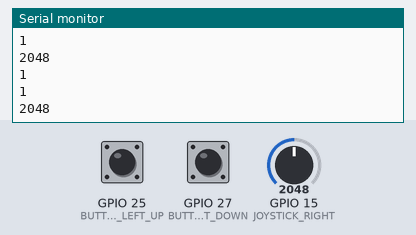
A sketch run on a simulated ESP32. Parts: the last lines printed to the serial monitor. The inputs (shaded band) are chosen by the test bench; at power-on: GPIO 15 (JOYSTICK_RIGHT) = 2048, GPIO 25 (BUTTON_LEFT_UP) HIGH, GPIO 27 (BUTTON_LEFT_DOWN) HIGH.

Above: at 1.8 s.
1.9 s: GPIO 15 (JOYSTICK_RIGHT) set to 2866
At 2.3 s:
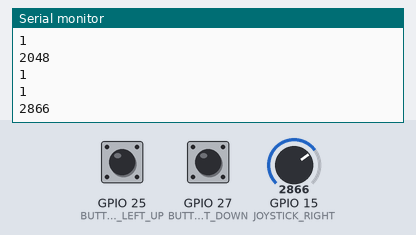
3.4 s: GPIO 25 (BUTTON_LEFT_UP) pulled LOW for 1.2 s
6.1 s: GPIO 15 (JOYSTICK_RIGHT) set to 3603
At 7.4 s:
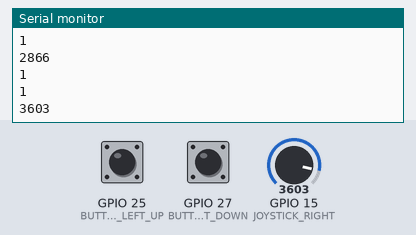
Timing chart, 0 to 9.1 s (numbered marks = the images above; inputs shaded):
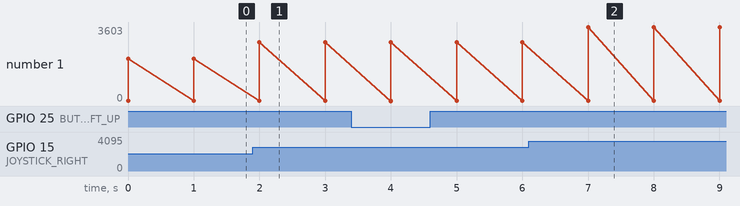

The sketch:

knap_debug.ino
```cpp
#define BUTTON_LEFT_UP 25
#define BUTTON_LEFT_DOWN 27
#define JOYSTICK_RIGHT 15

void setup() {
  Serial.begin(9600);

  // Initialize buttons
  pinMode(BUTTON_LEFT_UP, INPUT_PULLUP);
  pinMode(BUTTON_LEFT_DOWN, INPUT_PULLUP);
}

void loop() {
  // put your main code here, to run repeatedly:
  Serial.println(digitalRead(BUTTON_LEFT_UP));
  Serial.println(digitalRead(BUTTON_LEFT_DOWN));
  Serial.println(analogRead(JOYSTICK_RIGHT));
  delay(1000);

}
```

Measured:
- after the input at 1.9 s, the serial monitor: prints a new line after 0.10 s (image 1)
- after the input at 6.1 s, the serial monitor: prints a new line after 0.90 s (image 2)
- plotted number 1: 2048 → 2866 after the input at 1.9 s, 2866 → 3603 after the input at 6.1 s
